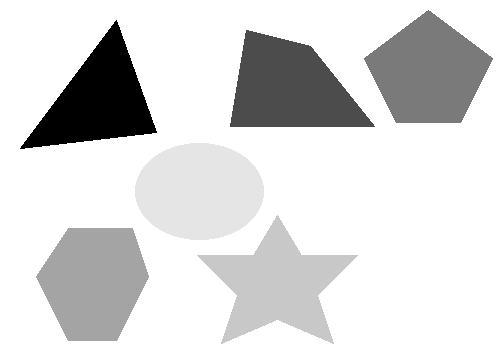
#> input picture 6.画像処理/pic/kadai8.bmp, 499 x 358 px
$ python kadai8_2.py
#> lines starting #> are read from the running program, lines starting #| are printed output that depends on the picture
# encoding: utf8
from __future__ import unicode_literals
from pylab import *
from cv2 import imread
from numpy import *

# 画像の読み込み
gazo = imread( "kadai8.bmp", 0 )
#> gazo is the input picture: shape (358, 499); min 0, max 255, mean 218

# ヒストグラムを表示
figure()
hist( gazo.flatten(), 256, (0,255) )

# 課題： 6つの図形の輪郭線の長さ（画素数）を計算しなさい．
#      レポートでは計算方法を分かりやすく説明しなさい．
# ヒント：　二段階の処理が必要．．．

a1 = 0 #左上
a2 = 0 #上真ん中
a3 = 0 #右上
a4 = 0 #左下
a5 = 0 #右下
a6 = 0 #真ん中

gazo2 = zeros( (358,499) )#２値化
for y in range(1,357):
    for x in range(1,498):

        filter = [
            [0, 1, 0],
            [1, -4, 1],
            [0, 1, 0]
            ]

        gasochi = 0
        for xx in range(3):
            for yy in range(3):
                # ここでfilterの値をgazoに掛ける
                gasochi += gazo[y+yy-1][x+xx-1] * filter[yy][xx]

        gasochi = int(gasochi)
        if gasochi<0:
            gasochi = 0
        elif gasochi > 255:
            gasochi = 255
        gazo2[y][x] = gasochi
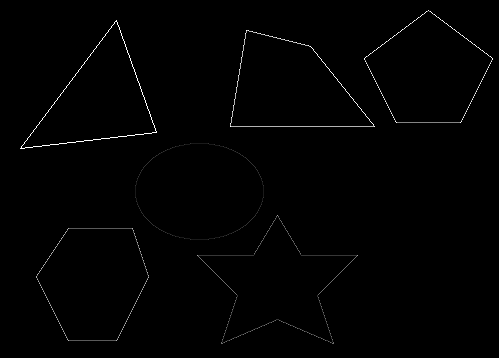
#> gazo2: shape (358, 499) float64; min 0, max 255, mean 1.8

gazo3 = zeros( (358,499) )#ラプラシアンフィルタ
for y in range(1,357):
    for x in range(1,498):
        if gazo2[y][x] < 100:
            gazo3[y][x] = 0
        else:
            gazo3[y][x] = 255


for y in range(0,358):
    for x in range(0,499):
        if gazo3[y][x] == 255:
            a1 += 1

print(a1)

# 画素値を表示
print(a1)

figure()
imshow(gazo, cmap="gray", vmin=0, vmax=255)
figure()
imshow(gazo2, cmap="gray", vmin=0, vmax=255)
figure()
imshow(gazo3, cmap="gray", vmin=0, vmax=255)


show()
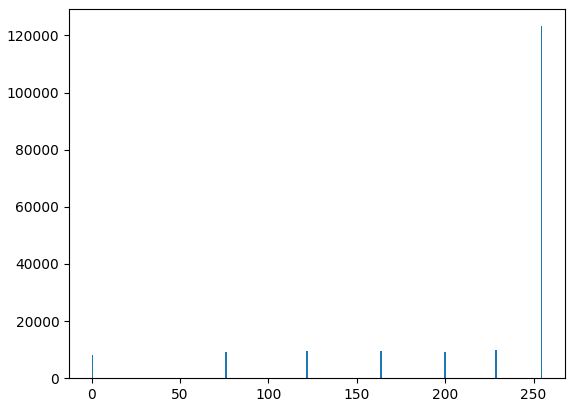
#> figure drawn by matplotlib, 1 panel; tallest bar 123236 high, from x = 254 to 255
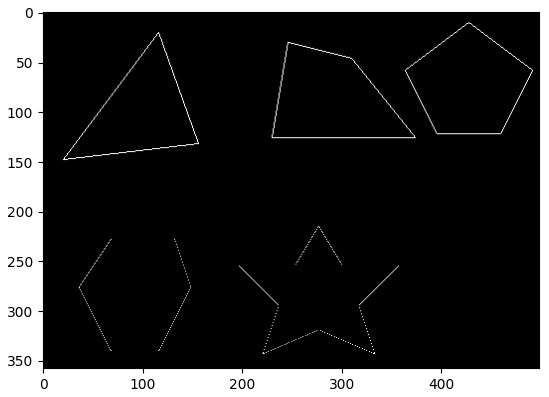
#> figure drawn by matplotlib, 1 panel
